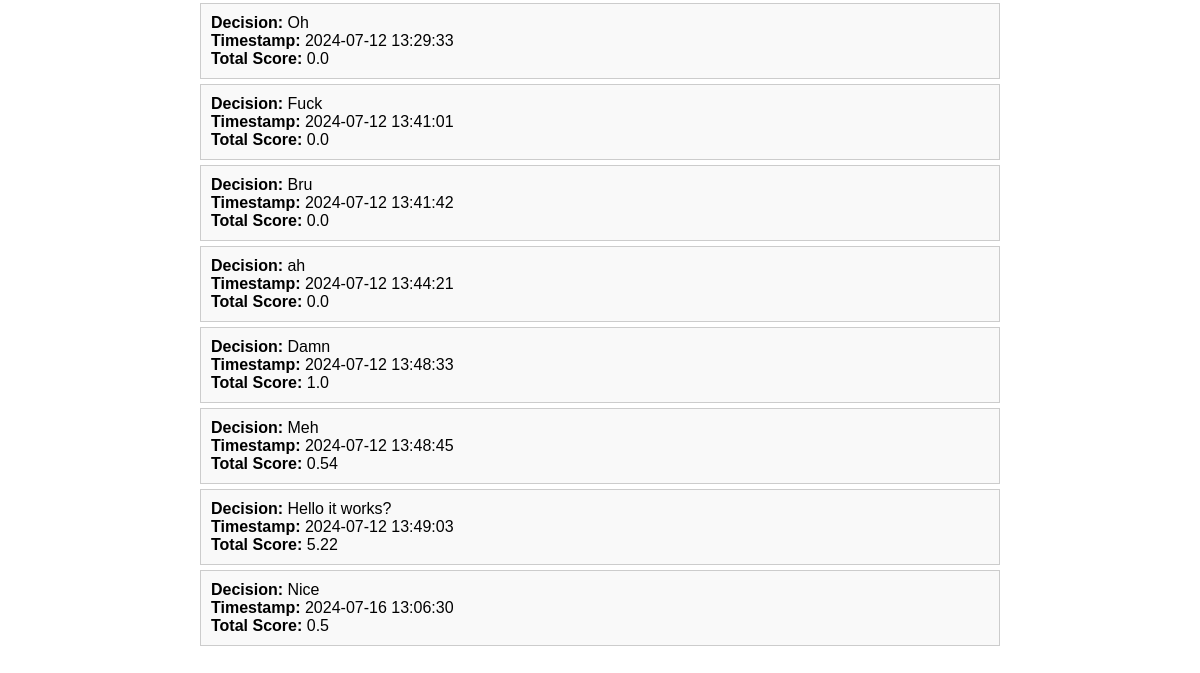
Before: /previous_decisions (lower part) with the older database file.
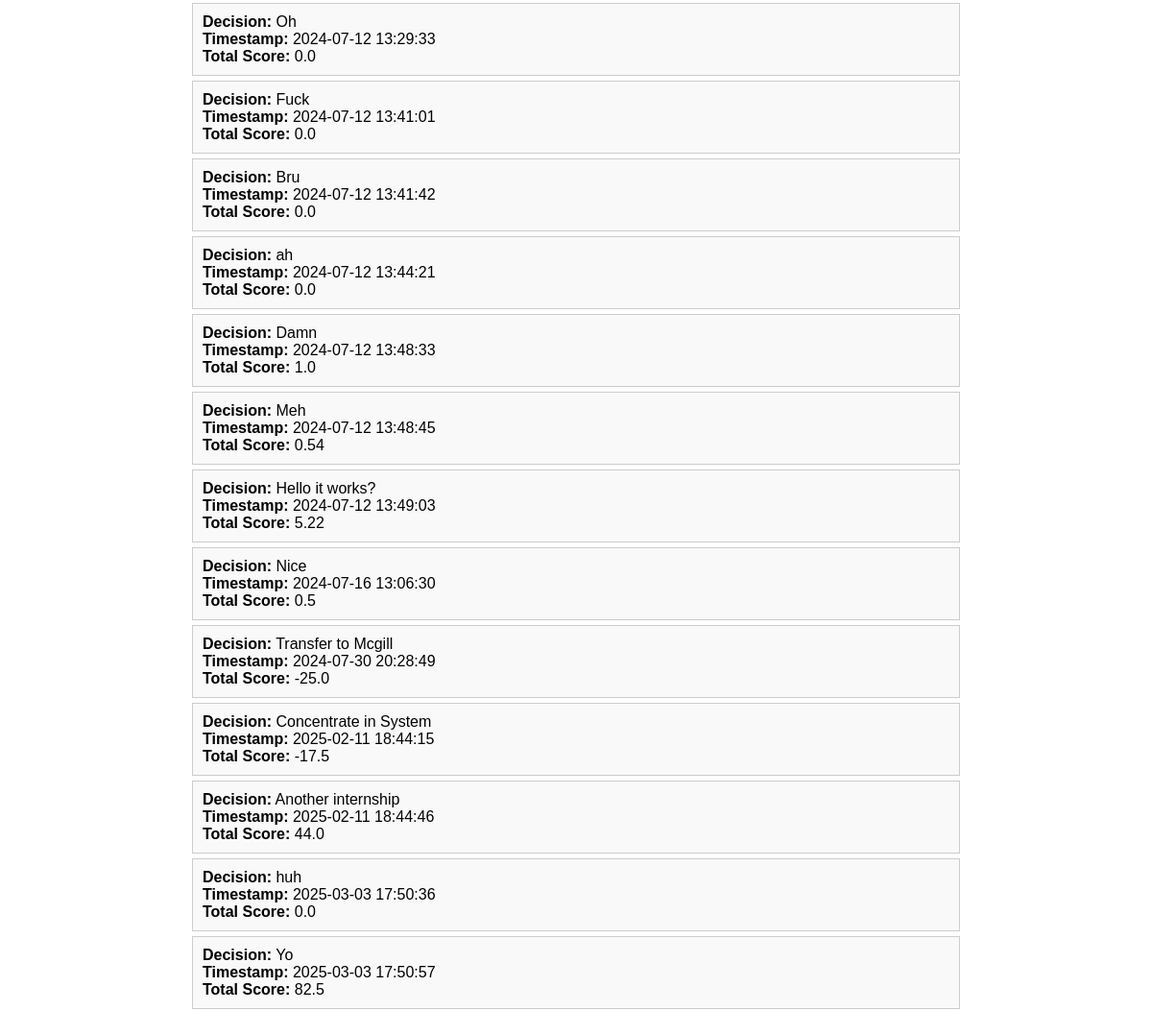
After: the same page with the newer database file.
### tables this page shows
CREATE TABLE decisions (
            id INTEGER PRIMARY KEY,
            name TEXT NOT NULL,
            timestamp TEXT NOT NULL,
            total_score REAL NOT NULL
        );

### application.py (the view)
@application.route('/previous_decisions')
def previous_decisions():
    decisions = get_previous_decisions()
    return render_template('previous_decisions.html', decisions=decisions)

### application.py (called while the page is built)
def get_previous_decisions():
    conn = sqlite3.connect('database.db')
    c = conn.cursor()
    c.execute('SELECT name, timestamp, total_score FROM decisions')
    decisions = c.fetchall()
    conn.close()
    return decisions

### templates/previous_decisions.html (shortened to what this page needs)
<!DOCTYPE html>
<html>
<head>
</head>
<body>
    <div class="container">
        <ul>
            {% for decision in decisions %}
                <li>
                    <strong>Decision:</strong> {{ decision[0] }}<br>
                    <strong>Timestamp:</strong> {{ decision[1] }}<br>
                    <strong>Total Score:</strong> {{ decision[2] }}
                </li>
            {% endfor %}
        </ul>
    </div>
</body>
</html>

Changed rows visible on the page:
added decisions: name "Transfer to Mcgill", timestamp "2024-07-30 20:28:49", total_score "-25.0"
added decisions: name "Concentrate in System", timestamp "2025-02-11 18:44:15", total_score "-17.5"
added decisions: name "Another internship", timestamp "2025-02-11 18:44:46", total_score "44.0"
added decisions: name "huh", timestamp "2025-03-03 17:50:36", total_score "0.0"
added decisions: name "Yo", timestamp "2025-03-03 17:50:57", total_score "82.5"
